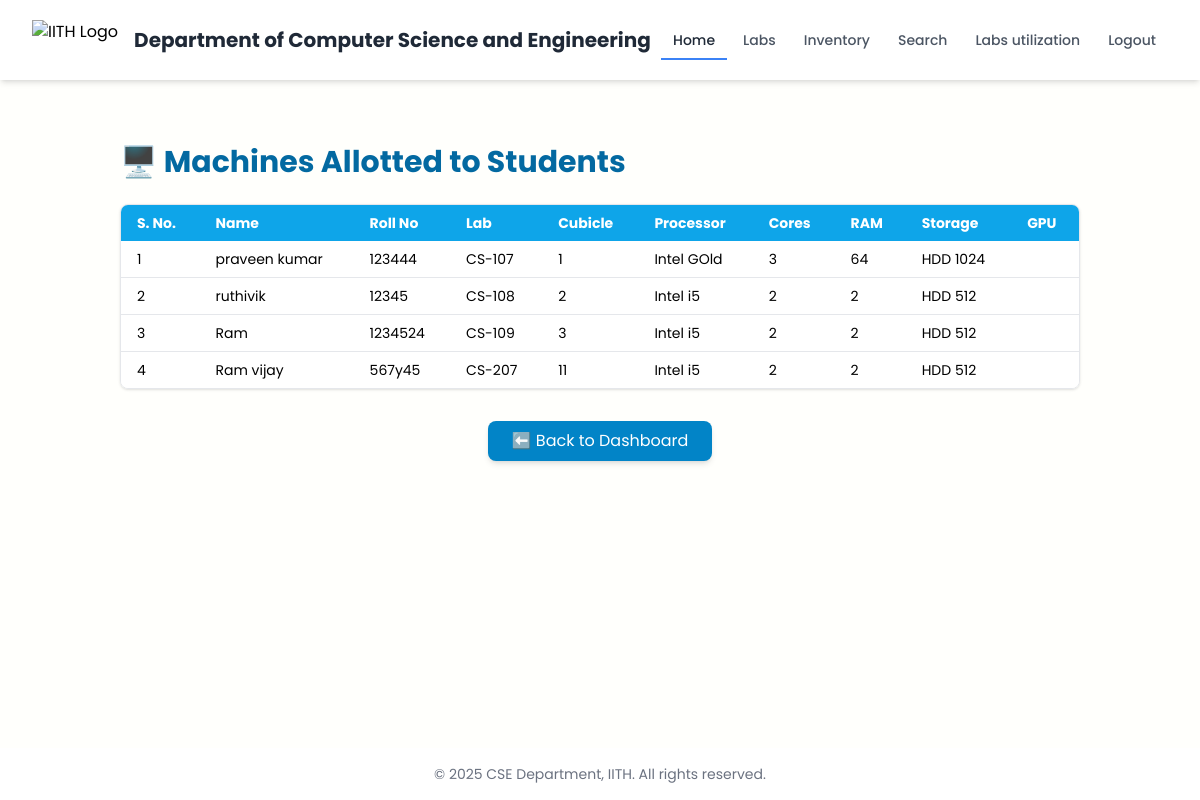
The page /alloted_machines on the database as committed earlier.
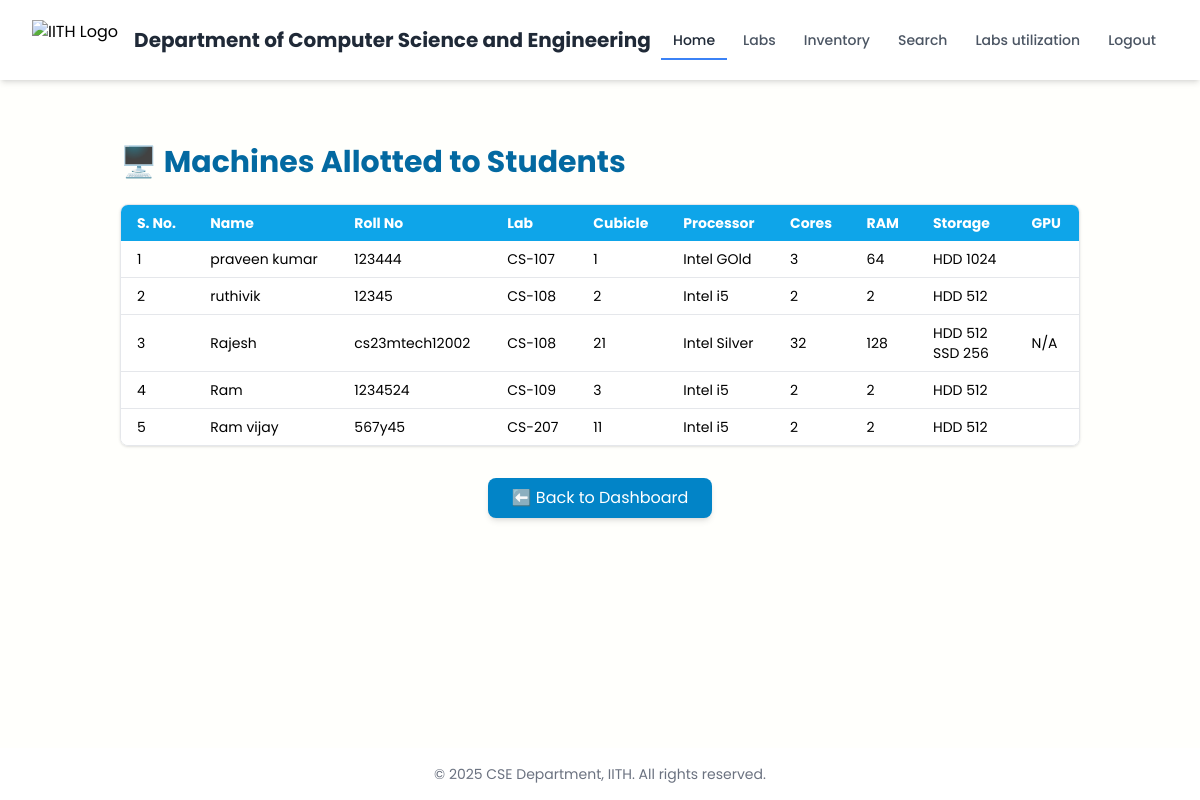
The same page on the database as committed later.
### models.py (models this page shows)
class Workstation(db.Model):
    id = db.Column(db.Integer, primary_key=True)
    name = db.Column(db.String(100))
    roll = db.Column(db.String(20))
    course = db.Column(db.String(20))
    year = db.Column(db.String(10))
    faculty = db.Column(db.String(100))
    staff_incharge = db.Column(db.String(100))
    email = db.Column(db.String(100))
    phone = db.Column(db.String(20))
    room_lab_name = db.Column(db.String(50))
    cubicle_no = db.Column(db.String(10))
    manufacturer = db.Column(db.String(100))
    otherManufacturer = db.Column(db.String(100))
    model = db.Column(db.String(100))
    serial = db.Column(db.String(100))
    os = db.Column(db.String(50))
    otherOs = db.Column(db.String(50))
    processor = db.Column(db.String(100))
    cores = db.Column(db.String(10))
    ram = db.Column(db.String(20))
    otherRam = db.Column(db.String(20))
    storage_type1 = db.Column(db.String(50))
    storage_capacity1 = db.Column(db.String(20))
    storage_type2 = db.Column(db.String(50))
    storage_capacity2 = db.Column(db.String(20))
    gpu = db.Column(db.String(100))
    vram = db.Column(db.String(10))
    issue_date = db.Column(db.String(20))
    system_required_till = db.Column(db.String(20))
    po_date = db.Column(db.String(20))
    source_of_fund = db.Column(db.String(100))
    keyboard_provided = db.Column(db.String(10))
    keyboard_details = db.Column(db.String(100))
    mouse_provided = db.Column(db.String(10))
    mouse_details = db.Column(db.String(100))
    monitor_provided = db.Column(db.String(20))
    monitor_details = db.Column(db.String(100))
    monitor_size = db.Column(db.String(10))
    monitor_serial = db.Column(db.String(100))

### app.py (the view)
@app.route("/alloted_machines")
def alloted_machines():
     allotted_records = Workstation.query.filter(
        (Workstation.name != None) | (Workstation.roll != None)
    ).all()
     allotted_records.sort(key=lambda r: (r.room_lab_name or "", r.cubicle_no or ""))
     return render_template("alloted_machines.html", records=allotted_records)

### templates/alloted_machines.html (shortened to what this page needs)
{% extends "login_home.html" %}
{% block content %}
<div class="max-w-7xl mx-auto py-10 px-4">
  <h1 class="text-3xl font-bold text-sky-700 mb-6">🖥️ Machines Allotted to Students</h1>
  <div class="overflow-auto rounded-lg shadow border border-gray-200">
    <table class="min-w-full text-sm text-left">
      <thead class="bg-sky-500 text-white">
        <tr>
          <th class="px-4 py-2">S. No.</th>
          <th class="px-4 py-2">Name</th>
          <th class="px-4 py-2">Roll No</th>
          <th class="px-4 py-2">Lab</th>
          <th class="px-4 py-2">Cubicle</th>
          <th class="px-4 py-2">Processor</th>
          <th class="px-4 py-2">Cores</th>
          <th class="px-4 py-2">RAM</th>
          <th class="px-4 py-2">Storage</th>
          <th class="px-4 py-2">GPU</th>
        </tr>
      </thead>
      <tbody class="bg-white divide-y divide-gray-200">
        {% for r in records %}
        <tr>
          <td class="px-4 py-2">{{ loop.index }}</td>
          <td class="px-4 py-2">{{ r.name }}</td>
          <td class="px-4 py-2">{{ r.roll }}</td>
          <td class="px-4 py-2">{{ r.room_lab_name }}</td>
          <td class="px-4 py-2">{{ r.cubicle_no }}</td>
          <td class="px-4 py-2">{{ r.processor }}</td>
          <td class="px-4 py-2">{{ r.cores }}</td>
          <td class="px-4 py-2">{{ r.ram }}</td>
          <td class="px-4 py-2">
            {% if r.storage_type1 and r.storage_capacity1 %}
              {{ r.storage_type1 }} {{ r.storage_capacity1 }}
            {% endif %}
            {% if r.storage_type2 and r.storage_capacity2 %}
              <br>{{ r.storage_type2 }} {{ r.storage_capacity2 }}
            {% endif %}
          </td>
          <td class="px-4 py-2">{{ r.gpu }}</td>
        </tr>
        {% endfor %}
      </tbody>
    </table>
  </div>
  <div class="mt-8 text-center">
    <a href="/login_home" class="inline-block bg-sky-600 hover:bg-sky-700 text-white px-6 py-2 rounded-lg shadow-md transition">
      ⬅️ Back to Dashboard
    </a>
  </div>
</div>
{% endblock %}

Rows that differ between the two databases and show on the page:
added Workstation: name "Rajesh", roll "cs23mtech12002", room_lab_name "CS-108", cubicle_no "21", processor "Intel Silver", cores "32", ram "128", storage_type1 "HDD", storage_capacity1 "512", storage_type2 "SSD", storage_capacity2 "256", gpu "N/A"
